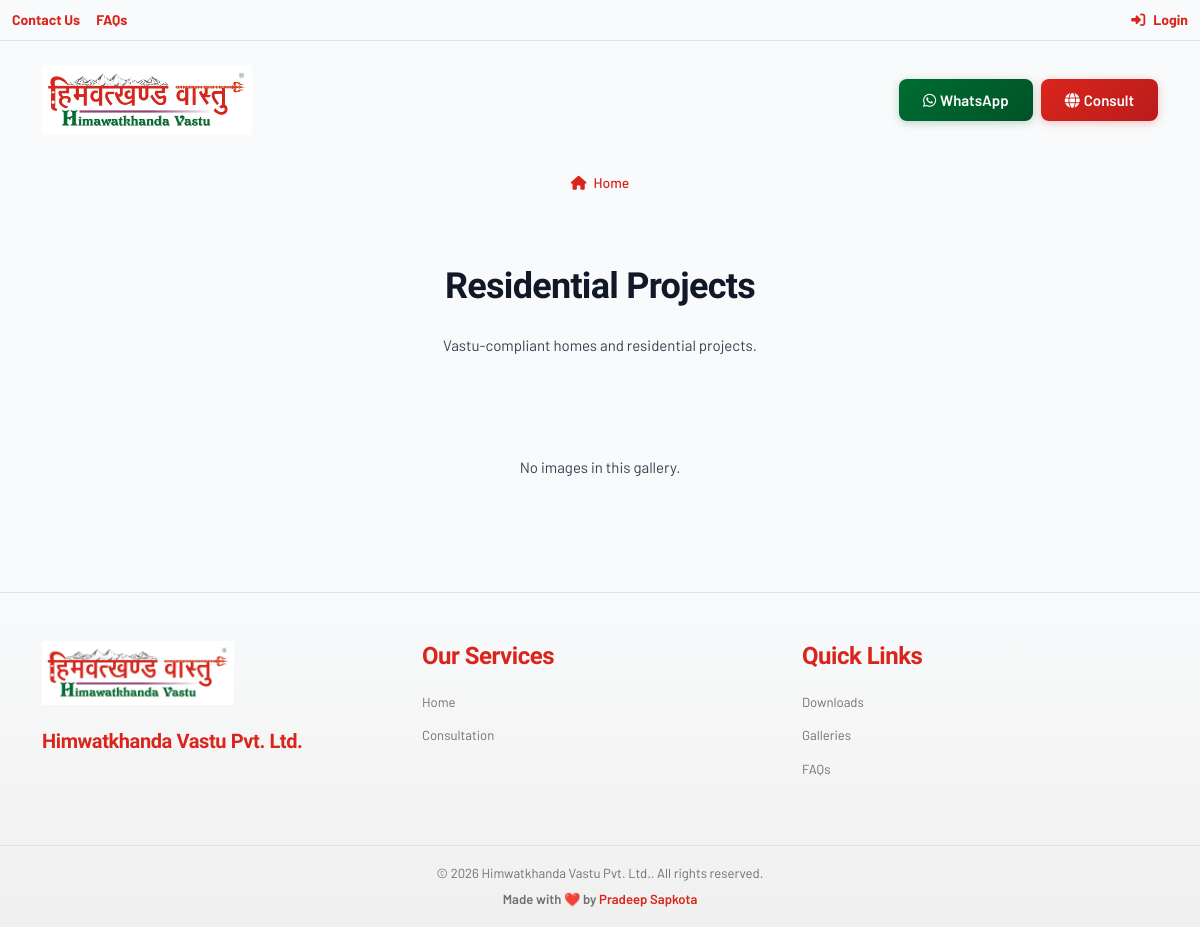
The page /galleries/residential-projects/ on the database its author committed.
### dashboard/models.py (models this page shows, shortened)
class TimestampModel(models.Model):
    created_at = models.DateTimeField(auto_now_add=True)
    updated_at = models.DateTimeField(auto_now=True)
    class Meta:
        abstract = True

class Gallery(TimestampModel):
    STATUS_CHOICES = [
        ('active', 'Active'),
        ('inactive', 'Inactive'),
    ]
    name = models.CharField(max_length=255)
    slug = models.SlugField(unique=True)
    description = models.TextField(blank=True)
    cover_image = models.ImageField(upload_to='galleries/covers/', null=True, blank=True)
    sort_order = models.IntegerField(default=0)
    status = models.CharField(max_length=20, choices=STATUS_CHOICES, default='active')
    created_by = models.ForeignKey(User, on_delete=models.SET_NULL, null=True, blank=True)
    class Meta:
        verbose_name_plural = 'Galleries'
        ordering = ['sort_order', 'name']

class CompanyInfo(models.Model):
    company_name = models.CharField(max_length=255, default='Himwatkhanda Vastu Pvt. Ltd.')
    description = models.TextField(blank=True)
    logo = models.ImageField(upload_to='company/', null=True, blank=True)
    favicon = models.ImageField(upload_to='company/', null=True, blank=True)
    email = models.EmailField(blank=True)
    phone = models.CharField(max_length=50, blank=True)
    address = models.TextField(blank=True)
    city = models.CharField(max_length=100, blank=True)
    state = models.CharField(max_length=100, blank=True)
    postal_code = models.CharField(max_length=20, blank=True)
    country = models.CharField(max_length=100, default='Nepal')
    latitude = models.DecimalField(max_digits=10, decimal_places=8, null=True, blank=True)
    longitude = models.DecimalField(max_digits=11, decimal_places=8, null=True, blank=True)
    facebook = models.URLField(blank=True)
    twitter = models.URLField(blank=True)
    instagram = models.URLField(blank=True)
    linkedin = models.URLField(blank=True)
    youtube = models.URLField(blank=True)
    whatsapp = models.CharField(max_length=50, blank=True)
    updated_at = models.DateTimeField(auto_now=True)
    class Meta:
        verbose_name = 'Company Info'
        verbose_name_plural = 'Company Info'
    @classmethod
    def get_instance(cls):
        instance, created = cls.objects.get_or_create(pk=1)
        return instance

### pages/views.py (the view)
# urls.py: path('galleries/<slug:slug>/', views.GalleryDetailView.as_view(), name='gallery_detail'),
class GalleryDetailView(DetailView):
    model = Gallery
    template_name = 'cms/gallery_detail.html'
    context_object_name = 'gallery'
    slug_url_kwarg = 'slug'
    def get_queryset(self):
        return Gallery.objects.filter(status='active').prefetch_related('images')

### templates/cms/gallery_detail.html (shortened to what this page needs)
{% extends 'base.html' %}
{% block content %}
<div class="max-w-7xl mx-auto px-4 py-12">
    <div class="text-center mb-12">
        <h1 class="text-4xl font-bold text-gray-900 mb-4">{{ gallery.name }}</h1>
        {% if gallery.description %}
        <p class="text-lg text-gray-600 max-w-2xl mx-auto">{{ gallery.description }}</p>
        {% endif %}
    </div>
    {% if gallery.images.all %}
    <div class="grid grid-cols-2 md:grid-cols-3 lg:grid-cols-4 gap-4">
        {% for image in gallery.images.all %}
        <div class="group relative aspect-square overflow-hidden rounded-lg cursor-pointer" onclick="openLightbox({{ forloop.counter0 }})">
            <img src="{{ image.image.url }}" alt="{{ image.alt_text|default:image.title }}" class="w-full h-full object-cover group-hover:scale-110 transition-transform duration-300">
            {% if image.title %}
            <div class="absolute inset-0 bg-black/50 opacity-0 group-hover:opacity-100 transition-opacity flex items-end p-4">
                <span class="text-white text-sm">{{ image.title }}</span>
            </div>
            {% endif %}
        </div>
        {% endfor %}
    </div>
    {% else %}
    <div class="text-center py-12">
        <p class="text-gray-500">No images in this gallery.</p>
    </div>
    {% endif %}
</div>
{% endblock %}

### templates/base.html (shortened to what this page needs)
<!DOCTYPE html>
<html lang="en">
<head>
    {% load static %}
    <link href="https://cdn.jsdelivr.net/npm/bootstrap@5.3.2/dist/css/bootstrap.min.css" rel="stylesheet">
    <link rel="stylesheet" href="https://cdnjs.cloudflare.com/ajax/libs/font-awesome/6.5.1/css/all.min.css" />
    <link rel="stylesheet" href="{% static 'css/style.css' %}">
</head>
<body class="font-sans text-dark bg-off-white">
    <div class="top-bar bg-off-white py-2 border-bottom">
        <div class="container">
            <div class="d-flex align-items-center justify-content-between">
                <nav aria-label="Social media links" class="d-flex align-items-center justify-content-between w-100">
                    <div class="d-flex align-items-center gap-3">
                        {% for item in top_menu %}
                        <a href="{{ item.get_url }}" class="top-nav-link">{{ item.title }}</a>
                        {% empty %}
                        <a href="{% url 'pages:consultation' %}" class="top-nav-link">Contact Us</a>
                        <a href="{% url 'pages:page_detail' 'faqs-page' %}" class="top-nav-link">FAQs</a>
                        {% endfor %}
                    </div>
                    <div class="d-flex align-items-center gap-3">
                        {% if user.is_authenticated %}
                            <div class="d-flex align-items-center gap-3">
                                <span class="text-dim-grey small">Hello, <strong>{% firstof user.get_full_name user.username %}</strong></span>
                                <a href="{% url 'dashboard:index' %}" class="top-nav-link">
                                    <i class="fas fa-th-large me-1"></i>Dashboard
                                </a>
                                <a href="{% url 'accounts:logout' %}" class="top-nav-link">
                                    <i class="fas fa-sign-out-alt me-1"></i>Logout
                                </a>
                            </div>
                        {% else %}
                            <a href="{% url 'accounts:login' %}" class="top-nav-link">
                                <i class="fas fa-sign-in-alt me-1"></i>Login
                            </a>
                        {% endif %}
                    </div>
                </nav>
            </div>
        </div>
    </div>
    <div class="bg-off-white py-4">
        <div class="container">
            <div class="row align-items-center">
                <div class="col-auto">
                    <a href="{% url 'pages:home' %}" class="d-inline-block">
                        {% if company_info and company_info.logo %}
                        <img src="{{ company_info.logo.url }}" alt="{{ company_info.company_name }}" style="height: 70px; width: auto; object-fit: contain;" class="logo-hover">
                        {% else %}
                        <img src="{% static 'images/logo.jpg' %}" alt="Himwatkhanda Vastu" style="height: 70px; width: auto; object-fit: contain;" class="logo-hover">
                        {% endif %}
                    </a>
                </div>
                <div class="col-auto ms-auto">
                    <div class="d-flex gap-2">
                        <a href="https://wa.me/{{ company_info.whatsapp_number|cut:'+' }}" target="_blank" class="btn btn-success btn-lg px-4 d-flex align-items-center gap-2">
                            <span class="d-none d-sm-inline"><i class="fab fa-whatsapp me-1"></i>WhatsApp</span>
                        </a>
                        <a href="{% url 'pages:consultation' %}" class="btn btn-primary btn-lg px-4 d-flex align-items-center gap-2">
                            <span class="d-none d-sm-inline"><i class="fas fa-globe me-1"></i>Consult</span>
                        </a>
                    </div>
                </div>
            </div>
        </div>
    </div>
    <header class="sticky-top mb-2">
        <nav class="navbar navbar-expand-lg bg-off-white py-0" aria-label="Main navigation">
            <div class="container">
                <div class="collapse navbar-collapse" id="mainNavbar">
                    <ul class="navbar-nav mx-auto mb-2 mb-lg-0">
                        {% for item in main_menu %}
                            {% if item.children.exists %}
                                <li class="nav-item dropdown">
                                    <a class="nav-link dropdown-toggle main-nav-link" href="#" role="button" data-bs-toggle="dropdown" aria-expanded="false">
                                        {% if item.icon %}<i class="{{ item.icon }} me-1"></i>{% endif %}
                                        {{ item.title }}
                                        <i class="fas fa-chevron-down small ms-1 opacity-75"></i>
                                    </a>
                                    <ul class="dropdown-menu dropdown-menu-end dropdown-menu-xl-start border-0 shadow-lg">
                                        {% for child in item.children.all %}
                                            {% if child.children.exists %}
                                                <li class="dropend">
                                                    <a class="dropdown-item dropdown-toggle py-2 px-3" href="#" role="button" data-bs-toggle="dropdown" aria-expanded="false">
                                                        <span class="d-flex justify-content-between align-items-center">
                                                            <span>
                                                                {% if child.icon %}<i class="{{ child.icon }} me-2 text-primary"></i>{% endif %}
                                                                {{ child.title }}
                                                            </span>
                                                            <i class="fas fa-chevron-right small ms-2 text-grey"></i>
                                                        </span>
                                                    </a>
                                                    <ul class="dropdown-menu dropdown-submenu border-0 shadow-lg">
                                                        {% for subchild in child.children.all %}
                                                        <li>
                                                            <a class="dropdown-item py-2 px-3" href="{{ subchild.get_url }}">
                                                                {% if subchild.icon %}<i class="{{ subchild.icon }} me-2 text-primary"></i>{% endif %}
                                                                {{ subchild.title }}
                                                            </a>
                                                        </li>
                                                        {% endfor %}
                                                    </ul>
                                                </li>
                                            {% else %}
                                                <li>
                                                    <a class="dropdown-item py-2 px-3" href="{{ child.get_url }}">
                                                        {% if child.icon %}<i class="{{ child.icon }} me-2 text-primary"></i>{% endif %}
                                                        {{ child.title }}
                                                    </a>
                                                </li>
                                            {% endif %}
                                        {% endfor %}
                                    </ul>
                                </li>
                            {% else %}
                                <li class="nav-item">
                                    <a class="nav-link main-nav-link {% if request.path == item.get_url %}active{% endif %}" href="{{ item.get_url }}">
                                        {% if item.icon %}<i class="{{ item.icon }} me-1"></i>{% endif %}
                                        {{ item.title }}
                                    </a>
                                </li>
                            {% endif %}
                        {% empty %}
                            <li class="nav-item">
                                <a class="nav-link main-nav-link {% if request.path == '/' %}active{% endif %}" href="{% url 'pages:home' %}">
                                    <i class="fas fa-home me-1"></i>
                                    Home
                                </a>
                            </li>
                        {% endfor %}
                    </ul>
                </div>
            </div>
        </nav>
    </header>
    <main id="main-content" class="flex-1" tabindex="-1">
        {% block content %}{% endblock %}
    </main>
    <footer class="mt-auto bg-off-white text-primary border-top">
        <div class="py-5">
            <div class="container">
                <div class="row g-4">
                    <div class="col-md-4">
                        <div class="mb-3">
                            {% if company_info and company_info.logo %}
                            <img src="{{ company_info.logo.url }}" alt="{{ company_info.company_name }}" style="height: 64px; width: auto;" class="mb-2">
                            {% else %}
                            <img src="{% static 'images/logo.jpg' %}" alt="Himwatkhanda Vastu" style="height: 64px; width: auto;" class="mb-2">
                            {% endif %}
                        </div>
                        <h3 class="h5 fw-bold mb-3 text-primary">
                            {% if company_info %}{{ company_info.company_name }}{% else %}Himwatkhand Vastu{% endif %}
                        </h3>
                    </div>
                    <nav class="col-md-4" aria-labelledby="footer-services">
                        <h4 id="footer-services" class="fw-bold mb-3 text-primary">Our Services</h4>
                        <ul class="list-unstyled">
                            {% for item in footer_menu1 %}
                            <li class="mb-2"><a href="{{ item.get_url }}" class="small text-grey text-decoration-none text-primary">{{ item.title }}</a></li>
                            {% empty %}
                            <li class="mb-2"><a href="{% url 'pages:home' %}" class="small text-grey text-decoration-none text-primary">Home</a></li>
                            <li class="mb-2"><a href="{% url 'pages:consultation' %}" class="small text-grey text-decoration-none text-primary">Consultation</a></li>
                            {% endfor %}
                        </ul>
                    </nav>
                    <nav class="col-md-4" aria-labelledby="footer-quick-links">
                        <h4 id="footer-quick-links" class="fw-bold mb-3 text-primary">Quick Links</h4>
                        <ul class="list-unstyled">
                            {% for item in footer_menu2 %}
                            <li class="mb-2"><a href="{{ item.get_url }}" class="small text-grey text-decoration-none text-primary">{{ item.title }}</a></li>
                            {% empty %}
                            <li class="mb-2"><a href="{% url 'pages:download_list' %}" class="small text-grey text-decoration-none text-primary">Downloads</a></li>
                            <li class="mb-2"><a href="{% url 'pages:gallery_list' %}" class="small text-grey text-decoration-none text-primary">Galleries</a></li>
                            <li class="mb-2"><a href="{% url 'pages:page_detail' 'faqs-page' %}" class="small text-grey text-decoration-none text-primary">FAQs</a></li>
                            {% endfor %}
                        </ul>
                    </nav>
                </div>
            </div>
        </div>
        <div class="py-3 border-top">
            <div class="container">
                <div class="text-center small text-grey">
                    <div class="mb-1">
                        © {% now "Y" %} {% if company_info %}{{ company_info.company_name }}{% else %}Himwatkhand Vastu{% endif %}. All rights reserved.
                    </div>
                    <div class="fw-semibold">
                        Made with <span class="text-danger">❤️</span> by
                        <a href="https://fb.me/psapkota23" target="_blank" class="text-primary text-decoration-none">Pradeep Sapkota</a>
                    </div>
                </div>
            </div>
        </div>
    </footer>
</body>
</html>

### rows shown on the page
Gallery: name "Residential Projects", description "Vastu-compliant homes and residential projects."
CompanyInfo: company_name "Himwatkhanda Vastu Pvt. Ltd."
